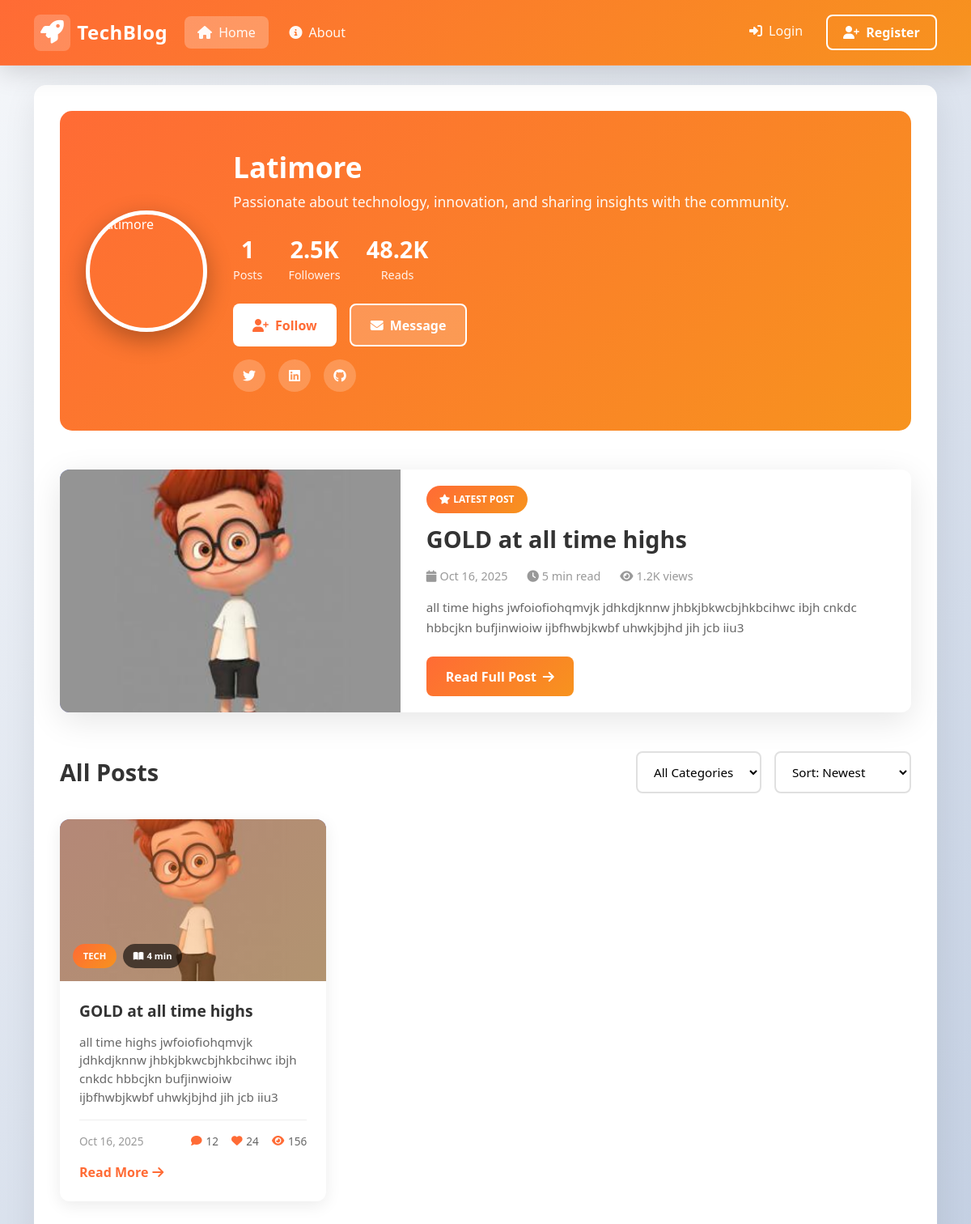
/user/latimore/, run on the app's committed database.
### blog/models.py (models this page shows, shortened)
class Post(models.Model):
    STATUS_CHOICES = [
        ('draft', 'Draft'),
        ('published', 'Published'),
        ('scheduled', 'Scheduled'),
    ]
    title = models.CharField(max_length=200)
    slug = models.SlugField(max_length=200, unique=True, blank=True)
    content = models.TextField()
    excerpt = models.TextField(max_length=300, blank=True, help_text="Brief summary for previews")
    featured_image = models.ImageField(
        upload_to='post_images/%Y/%m/%d/',
        null=True,
        blank=True,
        validators=[FileExtensionValidator(['jpg', 'jpeg', 'png', 'webp'])],
        help_text="Recommended size: 1200x630px"
    )
    category = models.ForeignKey(
        Category,
        on_delete=models.SET_NULL,
        null=True,
        blank=True,
        related_name='posts'
    )
    tags = models.ManyToManyField(Tag, blank=True, related_name='posts')
    author = models.ForeignKey(User, on_delete=models.CASCADE, related_name='posts')
    date_posted = models.DateTimeField(default=timezone.now)
    date_updated = models.DateTimeField(auto_now=True)
    publish_date = models.DateTimeField(null=True, blank=True, help_text="Schedule post for future")
    status = models.CharField(max_length=10, choices=STATUS_CHOICES, default='draft')
    is_featured = models.BooleanField(default=False, help_text="Show in featured section")
    is_pinned = models.BooleanField(default=False, help_text="Pin to top of list")
    allow_comments = models.BooleanField(default=True)
    views_count = models.IntegerField(default=0)
    reading_time = models.IntegerField(default=5, help_text="Estimated reading time in minutes")
    meta_description = models.CharField(max_length=160, blank=True, help_text="For search engines")
    meta_keywords = models.CharField(max_length=255, blank=True)
    class Meta:
        ordering = ['-is_pinned', '-date_posted']
        indexes = [
            models.Index(fields=['-date_posted']),
            models.Index(fields=['status', '-date_posted']),
            models.Index(fields=['author', '-date_posted']),
        ]

### users/models.py (models this page shows, shortened)
class Profile(models.Model):
    user = models.OneToOneField(User, on_delete=models.CASCADE)
    image = models.ImageField(default='default.jpg', upload_to='profile_pics')
    bio = models.TextField(max_length=500, blank=True)
    location = models.CharField(max_length=100, blank=True)
    website = models.URLField(max_length=200, blank=True)

### blog/views.py (the view)
# urls.py: path('user/<str:username>/', views.UserPostListView.as_view(), name='user-posts'),
class UserPostListView(ListView):
    model = Post
    template_name = 'blog/user_posts.html'
    context_object_name = 'posts'
    paginate_by = 6
    def get_queryset(self):
        self.user = get_object_or_404(User, username=self.kwargs.get('username'))
        return Post.objects.filter(
            author=self.user,
            status='published'
        ).select_related('author', 'author__profile', 'category').prefetch_related(
            'tags', 'likes', 'comments'
        ).order_by('-date_posted')
    def get_context_data(self, **kwargs):
        context = super().get_context_data(**kwargs)
        context['post_author'] = self.user
        context['total_posts'] = self.get_queryset().count()
        context['total_views'] = sum(post.views_count for post in self.get_queryset())
        context['total_likes'] = Like.objects.filter(post__author=self.user).count()
        if self.request.user.is_authenticated:
            context['is_following'] = Follow.objects.filter(
                follower=self.request.user,
                following=self.user
            ).exists()
        context['followers_count'] = Follow.objects.filter(following=self.user).count()
        context['following_count'] = Follow.objects.filter(follower=self.user).count()
        return context

### blog/templates/blog/user_posts.html (shortened to what this page needs)
{% extends 'blog/base.html' %}
{% block content %}
<div class="user-posts-container">
  <div class="profile-header">
    <div class="profile-content">
      <img src="{{ post.author.profile.image.url }}" alt="{{ view.kwargs.username }}" class="profile-avatar">
      <div class="profile-info">
        <h1 class="profile-username">{{ view.kwargs.username|title }}</h1>
        <p class="profile-bio">Passionate about technology, innovation, and sharing insights with the community.</p>
        <div class="profile-stats">
          <div class="stat">
            <div class="stat-number">{{ page_obj.paginator.count }}</div>
            <div class="stat-label">Posts</div>
          </div>
          <div class="stat">
            <div class="stat-number">2.5K</div>
            <div class="stat-label">Followers</div>
          </div>
          <div class="stat">
            <div class="stat-number">48.2K</div>
            <div class="stat-label">Reads</div>
          </div>
        </div>
        <div class="profile-actions">
          <a href="#" class="profile-btn profile-btn-primary">
            <i class="fas fa-user-plus"></i>Follow
          </a>
          <a href="#" class="profile-btn profile-btn-secondary">
            <i class="fas fa-envelope"></i>Message
          </a>
        </div>
        <div class="social-links">
          <a href="#" class="social-link" title="Twitter"><i class="fab fa-twitter"></i></a>
          <a href="#" class="social-link" title="LinkedIn"><i class="fab fa-linkedin"></i></a>
          <a href="#" class="social-link" title="GitHub"><i class="fab fa-github"></i></a>
        </div>
      </div>
    </div>
  </div>
  {% if posts %}
  {% with featured=posts.0 %}
  <div class="featured-post-section">
    <div class="featured-post">
      <img src="{{ featured.author.profile.image.url }}" alt="Featured" class="featured-image">
      <div class="featured-content">
        <span class="featured-badge">
          <i class="fas fa-star me-1"></i>LATEST POST
        </span>
        <h2 class="featured-title">{{ featured.title }}</h2>
        <div class="featured-meta">
          <span>
            <i class="fas fa-calendar me-1"></i>{{ featured.date_posted|date:"M j, Y" }}
          </span>
          <span>
            <i class="fas fa-clock me-1"></i>5 min read
          </span>
          <span>
            <i class="fas fa-eye me-1"></i>1.2K views
          </span>
        </div>
        <p class="featured-excerpt">{{ featured.content|truncatechars:180 }}</p>
        <a href="{% url 'post-detail' featured.id %}" class="featured-btn">
          Read Full Post <i class="fas fa-arrow-right"></i>
        </a>
      </div>
    </div>
  </div>
  {% endwith %}
  {% endif %}
  <div class="controls-section">
    <h2 class="section-title">All Posts</h2>
    <div class="controls">
      <select class="filter-select">
        <option>All Categories</option>
      </select>
      <select class="sort-select">
        <option>Sort: Newest</option>
      </select>
    </div>
  </div>
  {% if posts %}
  <div class="posts-grid">
    {% for post in posts %}
    <div class="post-card">
      <div class="post-image-container">
        <img src="{{ post.author.profile.image.url }}" alt="{{ post.title }}" class="post-image">
        <div class="post-overlay">
          <span class="post-category">TECH</span>
          <span class="post-reading-time"><i class="fas fa-book-open me-1"></i>4 min</span>
        </div>
      </div>
      <div class="post-content">
        <h3 class="post-title">{{ post.title }}</h3>
        <p class="post-excerpt">{{ post.content|truncatechars:150 }}</p>
        <div class="post-footer">
          <span class="post-date">{{ post.date_posted|date:"M j, Y" }}</span>
          <div class="post-engagement">
            <div class="engagement-stat">
              <i class="fas fa-comment"></i>
              <span>12</span>
            </div>
            <div class="engagement-stat">
              <i class="fas fa-heart"></i>
              <span>24</span>
            </div>
            <div class="engagement-stat">
              <i class="fas fa-eye"></i>
              <span>156</span>
            </div>
          </div>
        </div>
        <a href="{% url 'post-detail' post.id %}" class="read-more-link" style="margin-top: 1rem;">
          Read More <i class="fas fa-arrow-right"></i>
        </a>
      </div>
    </div>
    {% endfor %}
  </div>
  {% endif %}
</div>
{% endblock content %}

### blog/templates/blog/base.html (style rules this page uses)
* { margin: 0; padding: 0; box-sizing: border-box; }
body { font-family: 'Segoe UI', Tahoma, Geneva, Verdana, sans-serif; background: linear-gradient(135deg, #f5f7fa 0%, #c3cfe2 100%); min-height: 100vh; }

### data on the page
Post: author.profile.image (placeholder picture), title "GOLD at all time highs", date_posted "Oct 16, 2025", content "all time highs jwfoiofiohqmvjk jdhkdjknnw jhbkjbkwcbjhkbcihwc ibjh cnkdc hbbcjkn bufjinwioiw ijbfhwbjkwbf uhwkjbjhd jih jcb iiu3"

### other printed values
{{ view.kwargs.username|title }} "Latimore"
{{ page_obj.paginator.count }} "1"
